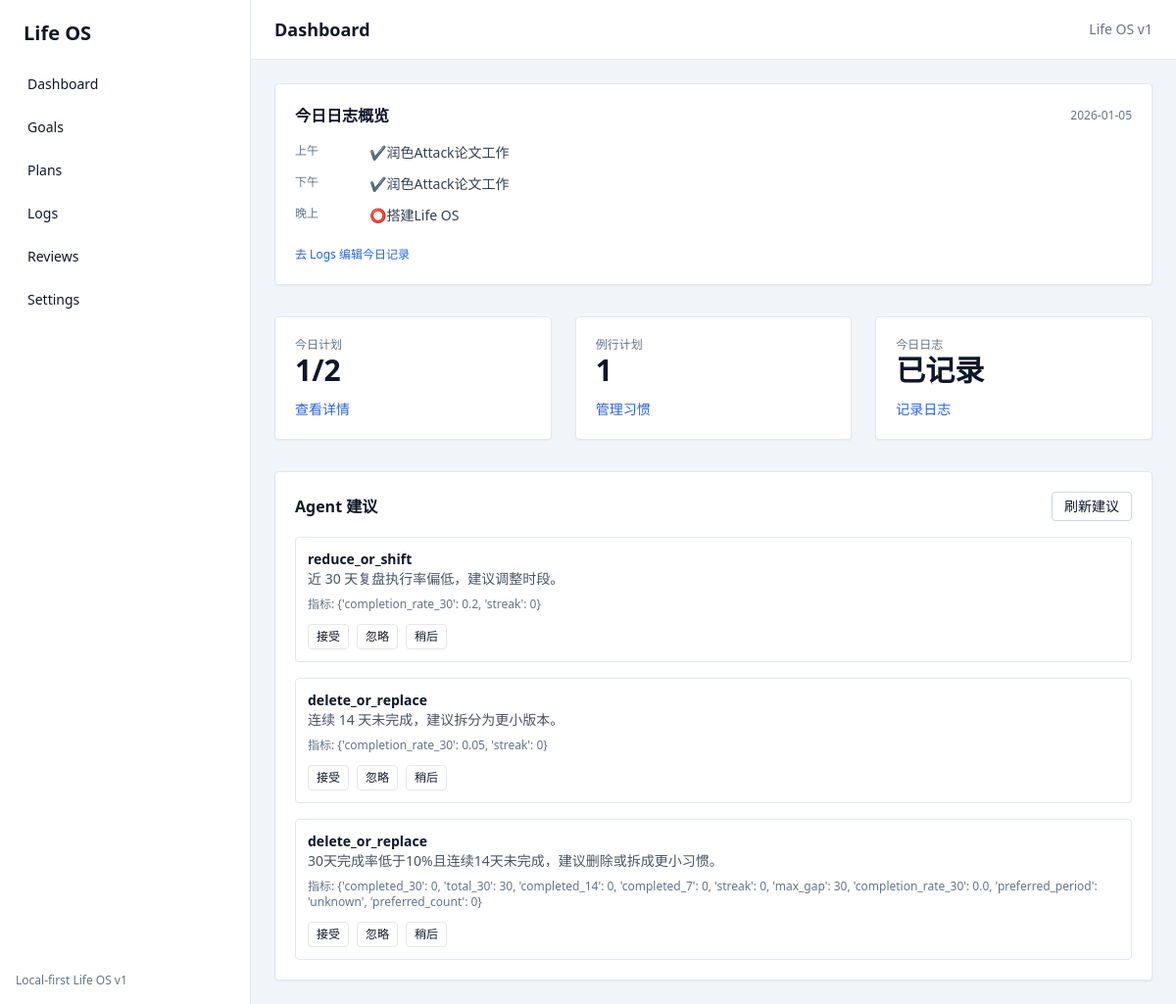
/dashboard, run on the app's committed database.
### app/domain/models.py (models this page shows)
class Suggestion(SQLModel, table=True):
    id: Optional[int] = Field(default=None, primary_key=True)
    habit_id: int = Field(foreign_key="habit.id")
    type: str
    reason: str
    metrics_json: Dict[str, Any] = Field(default_factory=dict, sa_column=Column(JSON))
    created_at: datetime = Field(default_factory=datetime.utcnow)
    status: str = "open"

### app/web/routes.py (the view)
@router.get("/", response_class=HTMLResponse)
@router.get("/dashboard", response_class=HTMLResponse)
def dashboard(request: Request) -> Response:
    session = _get_session(request)
    today = _today()
    periods = _get_periods(session)
    log = _ensure_day_log(session, today)
    period_rows = _build_period_rows(log, periods)
    plan = _ensure_daily_plan(session, today)
    _sync_plan_items(session, plan)
    items = session.exec(select(PlanItem).where(PlanItem.daily_plan_id == plan.id)).all()
    completed = len([item for item in items if item.completed_at])
    habits = session.exec(select(HabitTemplate).where(HabitTemplate.active == True)).all()  # noqa: E712
    suggestions = session.exec(select(Suggestion).where(Suggestion.status == "open")).all()
    overload = False
    overload_reason = ""
    if len(items) > 8:
        overload = True
        overload_reason = "今日计划超过 8 项，建议减少密度或拆分。"
    else:
        week_start = today - timedelta(days=6)
        week_plans = session.exec(
            select(DailyPlan).where(DailyPlan.date >= week_start, DailyPlan.date <= today)
        ).all()
        plan_ids = [plan.id for plan in week_plans]
        week_items = session.exec(
            select(PlanItem).where(PlanItem.daily_plan_id.in_(plan_ids))
        ).all() if plan_ids else []
        week_completed = len([item for item in week_items if item.completed_at])
        week_rate = week_completed / len(week_items) if week_items else 1
        if week_rate < 0.3:
            overload = True
            overload_reason = "连续一周完成率偏低，建议降低计划数量。"
    return templates.TemplateResponse(
        "dashboard.html",
        {
            "request": request,
            "today": today,
            "plan_items": items,
            "completed": completed,
            "habits": habits,
            "log": log,
            "suggestions": suggestions,
            "overload": overload,
            "overload_reason": overload_reason,
            "period_rows": period_rows,
            "periods": periods,
            "period_labels": _period_labels(),
        },
    )

### app/web/templates/dashboard.html (shortened to what this page needs)
{% extends "base.html" %}
{% block page_title %}Dashboard{% endblock %}
{% block content %}
  <div class="space-y-8">
    <div class="bg-white p-5 rounded shadow-sm border border-slate-200">
      <div class="flex items-center justify-between">
        <div class="text-base font-semibold">今日日志概览</div>
        <div class="text-xs text-slate-500">{{ today }}</div>
      </div>
      <div class="mt-4 space-y-3 text-sm">
        {% for row in period_rows %}
          <div class="flex items-start gap-3">
            <div class="w-16 text-xs text-slate-500">{{ row.label }}</div>
            <div class="flex-1 text-slate-700">
              {% if row.text %}
                {{ row.text[:60] }}{% if row.text|length > 60 %}...{% endif %}
              {% else %}
                <span class="text-xs text-slate-400">未记录</span>
              {% endif %}
            </div>
          </div>
        {% endfor %}
      </div>
      <div class="mt-4">
        <a class="text-xs text-blue-600" href="/logs?target_date={{ today }}">去 Logs 编辑今日记录</a>
      </div>
    </div>
    <div class="grid md:grid-cols-3 gap-6">
      <div class="bg-white p-5 rounded shadow-sm border border-slate-200">
        <div class="text-xs text-slate-500">今日计划</div>
        <div class="text-3xl font-semibold">{{ completed }}/{{ plan_items|length }}</div>
        <div class="mt-3 text-sm">
          <a class="text-blue-600" href="/plans?target_date={{ today }}">查看详情</a>
        </div>
      </div>
      <div class="bg-white p-5 rounded shadow-sm border border-slate-200">
        <div class="text-xs text-slate-500">例行计划</div>
        <div class="text-3xl font-semibold">{{ habits|length }}</div>
        <div class="mt-3 text-sm">
          <a class="text-blue-600" href="/plans">管理习惯</a>
        </div>
      </div>
      <div class="bg-white p-5 rounded shadow-sm border border-slate-200">
        <div class="text-xs text-slate-500">今日日志</div>
        <div class="text-3xl font-semibold">{{ "已记录" if log else "未记录" }}</div>
        <div class="mt-3 text-sm">
          <a class="text-blue-600" href="/logs?target_date={{ today }}">记录日志</a>
        </div>
      </div>
    </div>
    <div class="bg-white p-5 rounded shadow-sm border border-slate-200">
      <div class="flex items-center justify-between">
        <div class="text-base font-semibold">Agent 建议</div>
        <button
          class="text-sm px-3 py-1 border border-slate-300 rounded"
          hx-post="/suggestions/generate"
          hx-target="#suggestion-list"
          hx-indicator="#hx-indicator"
        >
          刷新建议
        </button>
      </div>
      <div id="suggestion-list" class="mt-4">
        {% include "partials/suggestions.html" %}
      </div>
    </div>
  </div>
{% endblock %}

### app/web/templates/partials/suggestions.html (shortened to what this page needs)
{% if suggestions %}
  <div class="space-y-4">
    {% for suggestion in suggestions %}
      <div class="border border-slate-200 rounded p-3 text-sm">
        <div class="text-sm font-semibold">{{ suggestion.type }}</div>
        <div class="text-slate-600">{{ suggestion.reason }}</div>
        <div class="text-xs text-slate-500 mt-2">指标: {{ suggestion.metrics_json }}</div>
        <div class="mt-3 flex gap-2">
          <form hx-post="/suggestions/{{ suggestion.id }}/decide" hx-target="#suggestion-list">
            <button class="px-2 py-1 text-xs border rounded">接受</button>
          </form>
          <form hx-post="/suggestions/{{ suggestion.id }}/decide" hx-target="#suggestion-list">
            <button class="px-2 py-1 text-xs border rounded">忽略</button>
          </form>
          <form hx-post="/suggestions/{{ suggestion.id }}/decide" hx-target="#suggestion-list">
            <button class="px-2 py-1 text-xs border rounded">稍后</button>
          </form>
        </div>
      </div>
    {% endfor %}
  </div>
{% else %}
  <div class="text-sm text-slate-500">暂无建议</div>
{% endif %}

### app/web/templates/base.html (style rules this page uses)
body { font-family: "Space Grotesk", ui-sans-serif, system-ui; }

### data on the page
Suggestion: type "reduce_or_shift", reason "近 30 天复盘执行率偏低，建议调整时段。", metrics_json "{'completion_rate_30': 0.2, 'streak': 0}"
Suggestion: type "delete_or_replace", reason "连续 14 天未完成，建议拆分为更小版本。", metrics_json "{'completion_rate_30': 0.05, 'streak': 0}"
Suggestion: type "delete_or_replace", reason "30天完成率低于10%且连续14天未完成，建议删除或拆成更小习惯。", metrics_json "{'completed_30': 0, 'total_30': 30, 'completed_14': 0, 'completed_7': 0, 'streak': 0, 'max_gap': 30, 'completion_rate_30': 0.0, 'preferred_period': 'unknown', 'preferred_count': 0}"

### other printed values
{{ today }} "2026-01-05"
{{ row.label }} "上午" "下午" "晚上"
{{ row.text[:60] }} "✔️润色Attack论文工作" "✔️润色Attack论文工作" "⭕搭建Life OS"
{{ completed }} "1"
{{ plan_items|length }} "2"
{{ habits|length }} "1"
{{ "已记录" if log else "未记录" }} "已记录"
